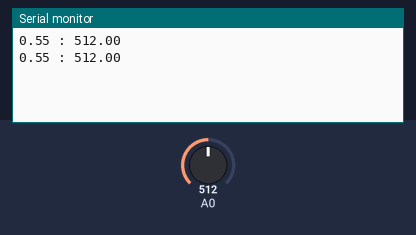
The sketch below on a simulated Arduino Uno, built with avr-gcc and run on an emulated ATmega328P. Parts: the last lines printed to the serial monitor. The test bench sets the inputs (shaded band); at power-on: A0 = 512.

Above: at 1.8 s.
1.9 s: A0 set to 716
At 2.3 s:
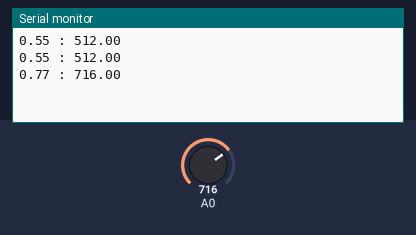
3.4 s: A0 set to 900
At 4.8 s:
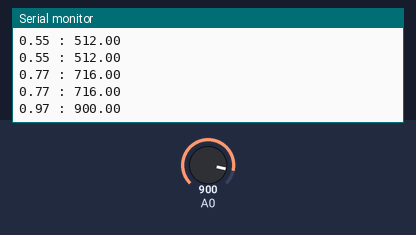
Timing chart, 0 to 6.4 s (numbered marks = the images above; inputs shaded):
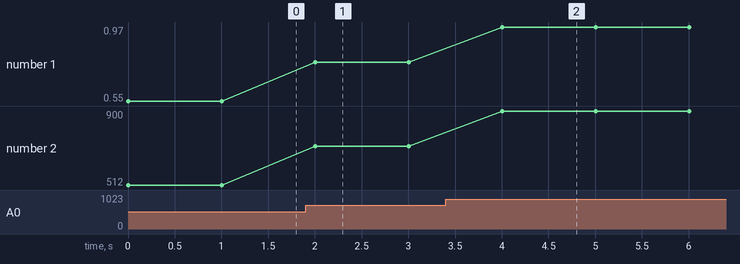

The sketch:

weighing_test.ino
```cpp
void setup()
{
  Serial.begin(9600);
  analogReference(INTERNAL);
}

float val=0;
void loop()
{
  val = analogRead(A0);
  Serial.print(val*(1.1/1024));
  Serial.print(" : ");
  Serial.println(val);
  delay(1000);
}
```

Measured:
- after the input at 1.9 s, the serial monitor: prints a new line after 0.10 s (image 1)
- after the input at 3.4 s, the serial monitor: prints a new line after 0.60 s (image 2)
- plotted number 1: 0.55 → 0.77 after the input at 1.9 s, 0.77 → 0.97 after the input at 3.4 s
- plotted number 2: 512 → 716 after the input at 1.9 s, 716 → 900 after the input at 3.4 s
